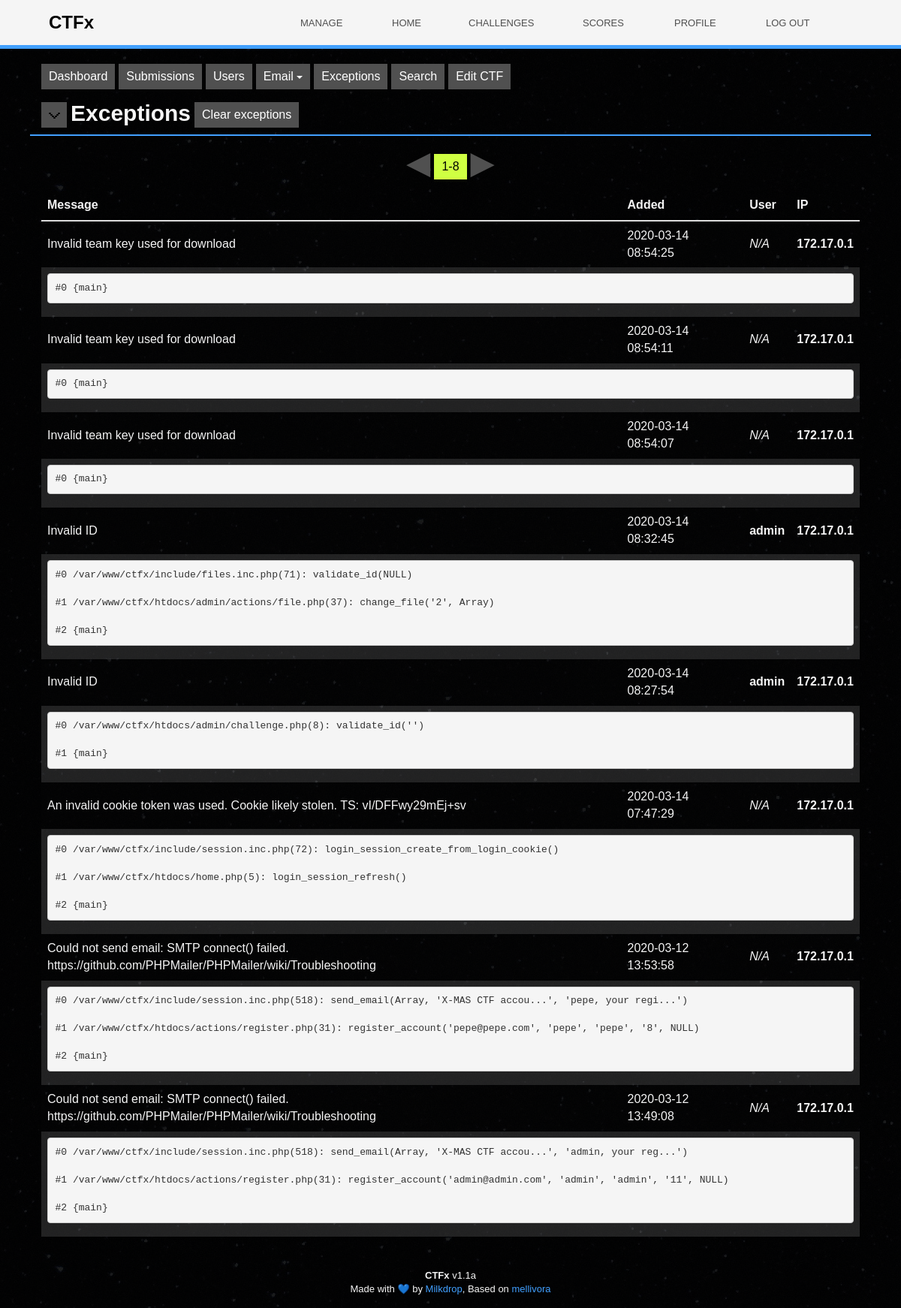
/admin/exceptions.php (signed in), run on the app's committed database.
### tables this page shows
CREATE TABLE exceptions (
  id int(10) unsigned NOT NULL AUTO_INCREMENT,
  added int(10) unsigned NOT NULL,
  added_by int(10) unsigned NOT NULL,
  message varchar(255) NOT NULL,
  `code` varchar(10) NOT NULL,
  trace text NOT NULL,
  `file` varchar(255) NOT NULL,
  line int(10) unsigned NOT NULL,
  user_ip int(10) unsigned NOT NULL,
  user_agent text NOT NULL,
  unread BOOLEAN NOT NULL DEFAULT TRUE,
PRIMARY KEY (id)
);

CREATE TABLE users (
  id int(10) unsigned NOT NULL AUTO_INCREMENT,
  email varchar(255) NOT NULL,
  team_name varchar(255) NOT NULL,
  added int(10) unsigned NOT NULL,
  last_active int(10) unsigned NOT NULL DEFAULT '0',
  passhash varchar(255) NOT NULL,
  download_key char(64) NOT NULL,
  class tinyint(4) NOT NULL DEFAULT '0',
  enabled tinyint(1) NOT NULL DEFAULT '1',
  user_type tinyint(3) unsigned NOT NULL DEFAULT '0',
  competing tinyint(1) NOT NULL DEFAULT '1',
  country_id smallint(5) unsigned NOT NULL,
  2fa_status enum('disabled','generated','enabled') NOT NULL DEFAULT 'disabled',
  PRIMARY KEY (id),
  UNIQUE KEY email (email),
  UNIQUE KEY team_name (team_name),
  UNIQUE KEY (download_key)
);

### include/general.inc.php (called while the page is built, shortened)
<?php
function date_time($timestamp = false, $specific = 6) {
    $specific = substr('Y-m-d H:i:s', 0, ($specific*2)-1);
    return date($specific, $timestamp);
}
function array_get ($array, $key, $default = null) {
    return isset($array[$key]) ? $array[$key] : $default;
}

### include/db.inc.php (called while the page is built, shortened)
<?php
$db = null;
function get_global_db_pdo() {
    global $db;
    if ($db === null) {
        try {
            $db = new PDO(
                Config::get('MELLIVORA_CONFIG_DB_ENGINE').':' .
                'host='.Config::get('MELLIVORA_CONFIG_DB_HOST').';' .
                'port='.Config::get('MELLIVORA_CONFIG_DB_PORT').';' .
                'dbname='.Config::get('MELLIVORA_CONFIG_DB_NAME').';' .
                'charset=utf8', Config::get('MELLIVORA_CONFIG_DB_USER'),
                Config::get('MELLIVORA_CONFIG_DB_PASSWORD')
            );
            $db->setAttribute(PDO::ATTR_ERRMODE, PDO::ERRMODE_EXCEPTION);
            $db->setAttribute(PDO::ATTR_EMULATE_PREPARES, false);
        } catch (Exception $e) {
            message_inline('Caught exception connecting to database', "red");
            throw $e;
        }
    }
    return $db;
}
function db_query_fetch_all ($query, array $values = null) {
    return db_query($query, $values, true);
}
function db_query ($query, array $values = null, $all = true) {
    $db = get_global_db_pdo();
    try {
        if (!empty($values)) {
            $stmt = $db->prepare($query);
            $stmt->execute($values);
        }
        else {
            $stmt = $db->query($query);
        }
        if ($all === true) {
            return $stmt->fetchAll(PDO::FETCH_ASSOC);
        }
        else if ($all === false) {
            return $stmt->fetch(PDO::FETCH_ASSOC);
        }
    } catch (PDOException $e) {
        sql_exception($e);
    }
}

### htdocs/admin/exceptions.php (the view, shortened to what this page needs)
<?php
if (array_get($_GET, 'user_id')) {
    section_title ('User exceptions', button_link('Show all exceptions', '/admin/exceptions'));
} else if (array_get($_GET, 'delete')) {
  section_title ('Clear exceptions');
  form_start('/admin/actions/exceptions');
  form_input_checkbox('Delete confirmation', false, 'red');
  form_hidden('action', 'delete');
  message_inline('Warning! This will delete ALL exception logs!!', "red");
  form_button_submit('Clear exceptions', '3');
  form_end();
  die(foot());
} else {
  section_title ('Exceptions', button_link('Clear exceptions', '/admin/exceptions?delete=1'));
}
echo '
    <table id="hints" class="table table-striped table-hover">
      <thead>
        <tr>
          <th>Message</th>
          <th>Added</th>
          <th>User</th>
          <th>IP</th>
        </tr>
      </thead>
      <tbody>
    ';
$where = array();
$from = get_pager_from($_GET);
$query = 'SELECT
       e.id,
       e.message,
       e.added,
       e.added_by,
       e.trace,
       INET_NTOA(e.user_ip) AS user_ip,
       u.team_name
    FROM exceptions AS e
    LEFT JOIN users AS u ON u.id = e.added_by
    ';
$query .= 'ORDER BY e.id DESC
           LIMIT '.$from.', '.CONST_NUM_EXCEPTIONS_PER_PAGE;
$exceptions = db_query_fetch_all($query, array_values($where));
foreach($exceptions as $exception) {
    echo '
    <tr>
        <td>',htmlspecialchars($exception['message']),'</td>
        <td>',date_time($exception['added']),'</td>
        <td>',($exception['added_by'] ?
         '<a href="/admin/user.php?id='.htmlspecialchars($exception['added_by']).'">'.htmlspecialchars($exception['team_name']).'</a>'
         :
         '<i>N/A</i>'),'
        </td>
        <td><a href="/admin/ip_log.php?ip=',htmlspecialchars($exception['user_ip']),'">',htmlspecialchars($exception['user_ip']),'</a></td>
    </tr>
    <tr>
        <td colspan="4">
            <pre>',nl2br(htmlspecialchars($exception['trace'])),' </pre>
        </td>
    </tr>
    ';
}
echo '</tbody>
    </table>';

### htdocs/css/mellivora.css (style rules this page uses)
html { height: 100%; }
body { background-color: #000; color: #F5F5F5; min-height: 100%; position: relative; font-family: Sans-serif; font-size: 16px; }
a { color: #42A0FF; outline: none !important; transition: color 200ms ease-in-out; }
.table { margin-bottom: 15px; }
.table-striped > tbody > tr:nth-last-of-type(2n) { background-color: rgba(10, 10, 10, 0.125); }
.table-striped > tbody > tr:nth-last-of-type(2n+1) { background-color: rgba(255, 255, 255, 0.125); }
.table > tbody > tr > td { vertical-align: middle; border-top: none; }
td a { color: #F5F5F5; font-weight: bold; }

### data on the page
exceptions: message "Invalid team key used for download", added "2020-03-14 08:54:25", added_by "N/A", user_ip "172.17.0.1", trace "#0 {main}"
exceptions: message "Invalid team key used for download", added "2020-03-14 08:54:11", added_by "N/A", user_ip "172.17.0.1", trace "#0 {main}"
exceptions: message "Invalid team key used for download", added "2020-03-14 08:54:07", added_by "N/A", user_ip "172.17.0.1", trace "#0 {main}"
exceptions: message "Invalid ID", added "2020-03-14 08:32:45", users.team_name "admin", user_ip "172.17.0.1", trace "#0 /var/www/ctfx/include/files.inc.php(71): validate_id(NULL) #1 /var/www/ctfx/htdocs/admin/actions/file.php(37): change_file('2', Array) #2 {main}"
exceptions: message "Invalid ID", added "2020-03-14 08:27:54", users.team_name "admin", user_ip "172.17.0.1", trace "#0 /var/www/ctfx/htdocs/admin/challenge.php(8): validate_id('') #1 {main}"
exceptions: message "An invalid cookie token was used. Cookie likely stolen. TS: vI/DFFwy29mEj+sv", added "2020-03-14 07:47:29", added_by "N/A", user_ip "172.17.0.1", trace "#0 /var/www/ctfx/include/session.inc.php(72): login_session_create_from_login_cookie() #1 /var/www/ctfx/htdocs/home.php(5): login_session_refresh() #2 {main}"
exceptions: message "Could not send email: SMTP connect() failed. https://github.com/PHPMailer/PHPMailer/wiki/Troubleshooting", added "2020-03-12 13:53:58", added_by "N/A", user_ip "172.17.0.1", trace "#0 /var/www/ctfx/include/session.inc.php(518): send_email(Array, 'X-MAS CTF accou...', 'pepe, your regi...') #1 /var/www/ctfx/htdocs/actions/register.php(31): register_account('pepe@pepe.com', 'pepe', 'pepe', '8', NULL) #2 {main}"
exceptions: message "Could not send email: SMTP connect() failed. https://github.com/PHPMailer/PHPMailer/wiki/Troubleshooting", added "2020-03-12 13:49:08", added_by "N/A", user_ip "172.17.0.1", trace "#0 /var/www/ctfx/include/session.inc.php(518): send_email(Array, 'X-MAS CTF accou...', 'admin, your reg...') #1 /var/www/ctfx/htdocs/actions/register.php(31): register_account('admin@admin.com', 'admin', 'admin', '11', NULL) #2 {main}"

### other printed values
Config::get('MELLIVORA_CONFIG_SITE_NAME') "CTFx"
lang_get('manage') "MANAGE"
lang_get('home') "HOME"
lang_get('challenges') "CHALLENGES"
lang_get('scores') "SCORES"
lang_get('profile') "PROFILE"
lang_get('log_out') "LOG OUT"
$name "Dashboard Submissions Users Exceptions Search Edit CTF"
$name "Email"
$title "Exceptions"
$text "Clear exceptions"
min(1, $max) "1"
min($max, $per_page) "8"
